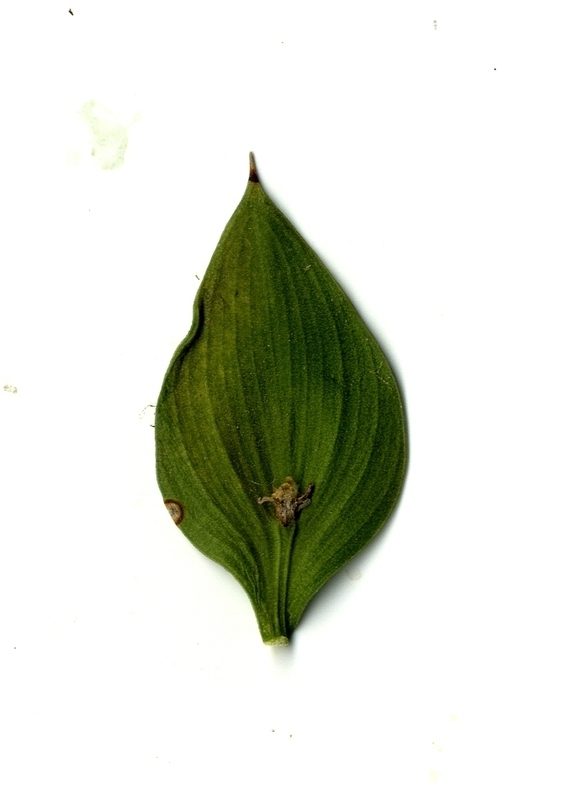
#> input picture Domasni/DomasnaRabota3/database/10677.jpg, 561 x 800 px
$ python DomasnaRabota3.14.py
#> lines starting #> are read from the running program, lines starting #| are printed output that depends on the picture; after the words box and inside, x2 and y2 are one past the last pixel; in counts of white or black regions, pixels touching at a corner belong together
import cv2
import numpy as np

img = cv2.imread('database/10677.jpg')
#> img is the input picture: shape (800, 561, 3); mean B, G, R 213.6, 223.9, 220.7
gray = cv2.cvtColor(img, cv2.COLOR_BGR2GRAY)
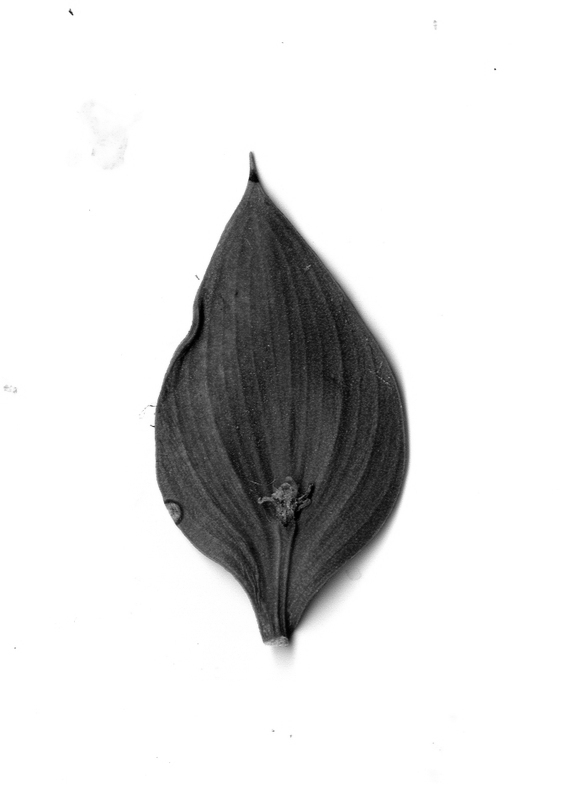
#> gray: shape (800, 561); min 0, max 255, mean 221.8
ret, thresh = cv2.threshold(gray, 0, 255, cv2.THRESH_BINARY_INV + cv2.THRESH_OTSU)
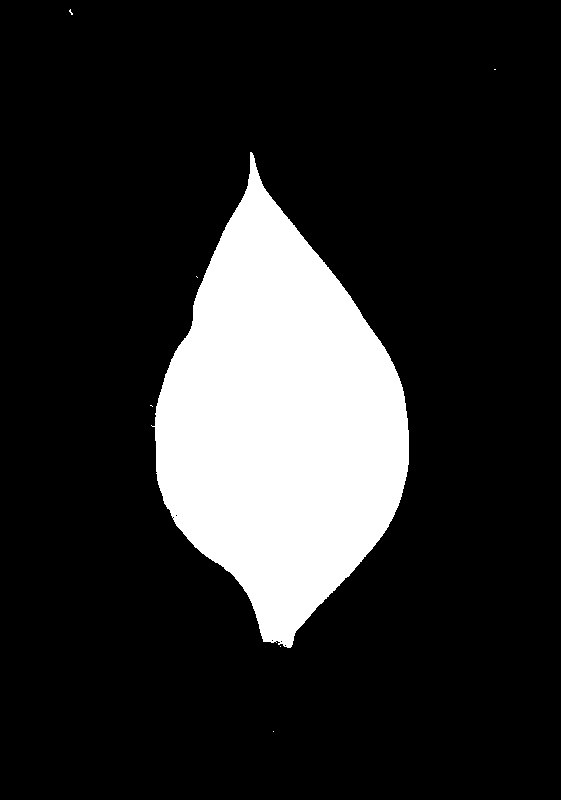
#> thresh: shape (800, 561); 16.6% white; 7 white regions (6 under 20 px)
#> ret = 156
contours, _ = cv2.findContours(thresh, cv2.RETR_EXTERNAL, cv2.CHAIN_APPROX_SIMPLE)
#> contours = 7 contours, 6 with area under 20; largest, box (x1, y1, x2, y2) and area: (151, 152, 409, 648) 74080
contour_img = np.zeros_like(img)
cv2.drawContours(contour_img, contours, -1, (0, 140, 0), 2)
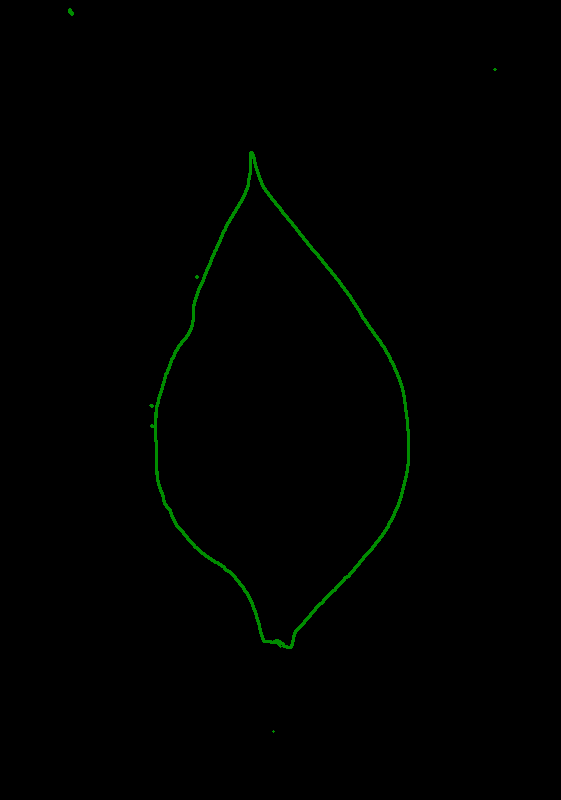
#> contour_img: shape (800, 561, 3); mean of channels 0, 1, 2 0, 1.3, 0; drawn as B, G, R
cv2.imshow('Original Image', img)
cv2.imshow('Segmentation', thresh)
processed_img = cv2.medianBlur(thresh, 5)
#> processed_img: shape (800, 561); 16.6% white; 1 white region, box (x1, y1, x2, y2) and area: (154, 154, 409, 648) 74589
cv2.imshow('Processed Image', processed_img)
cv2.imshow('Image with Contours', contour_img)
cv2.waitKey(0)
cv2.destroyAllWindows()

$ run again, with Domasni/DomasnaRabota3/database/10000.jpg copied over Domasni/DomasnaRabota3/database/10677.jpg
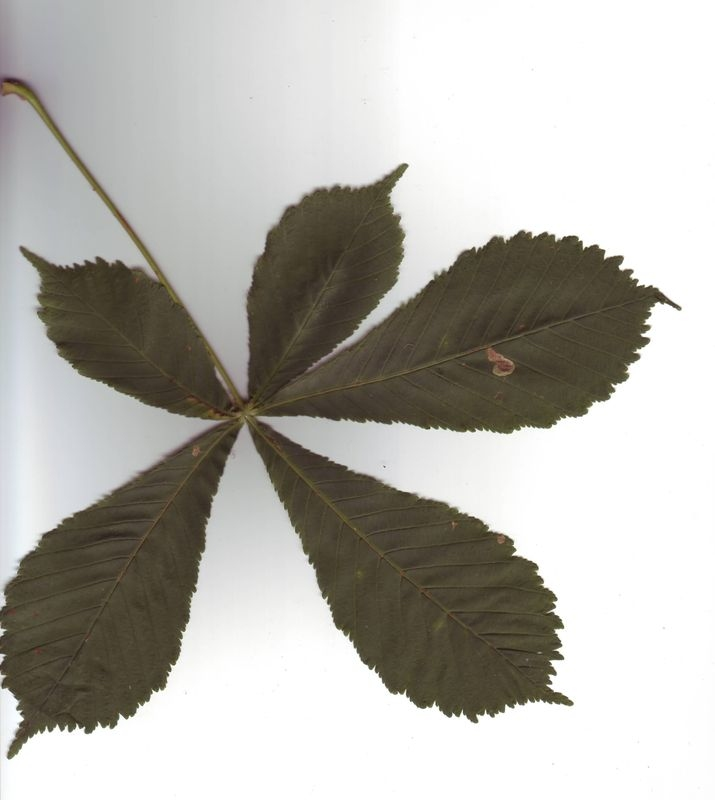
#> input picture Domasni/DomasnaRabota3/database/10000.jpg, 715 x 800 px
#> img is the input picture: shape (800, 715, 3); mean B, G, R 173.9, 179.8, 181.8
#> `ret, thresh = cv2.threshold(gray, 0, 255, cv2.THRESH_BINARY_INV + cv2...`:
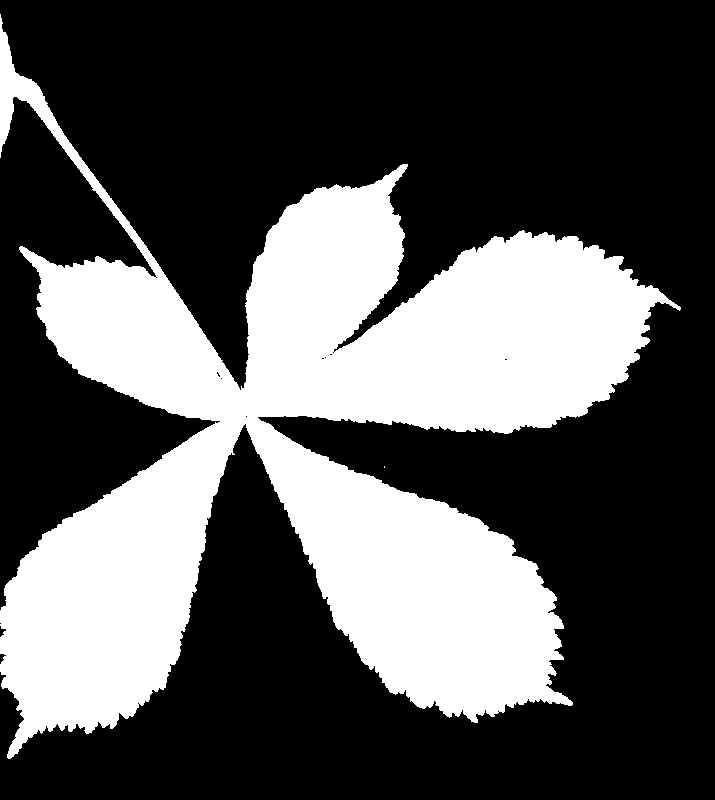
#> thresh: shape (800, 715); 33% white; 2 white regions (1 under 20 px)
#> ret = 151
#> contours = 2 contours, 1 with area under 20; largest, box (x1, y1, x2, y2) and area: (0, 14, 681, 759) 186296
#> `processed_img = cv2.medianBlur(thresh, 5)`:
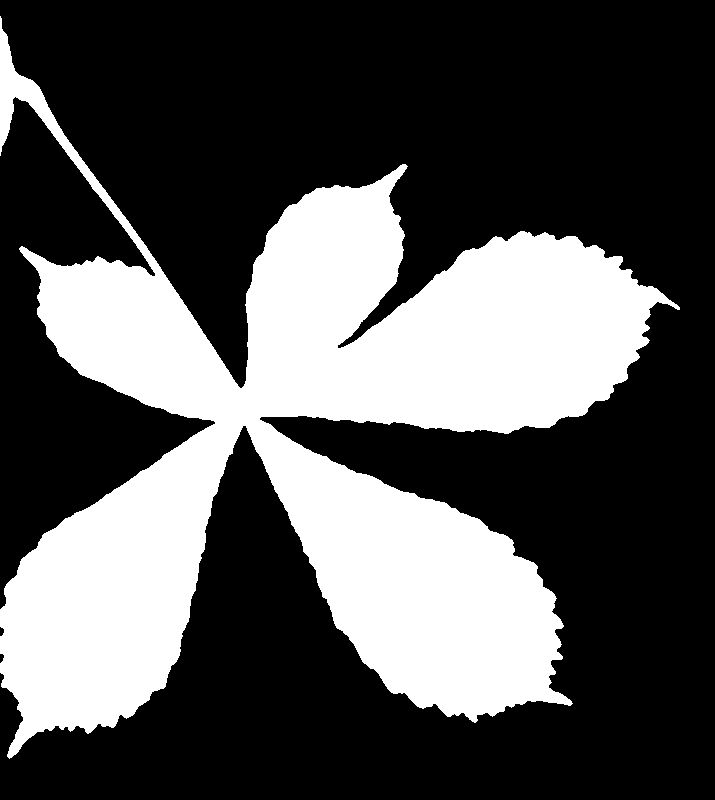
#> processed_img: shape (800, 715); 33% white; 1 white region, box (x1, y1, x2, y2) and area: (0, 16, 680, 759) 188844

$ run again, with Domasni/DomasnaRabota3/database/10001.jpg copied over Domasni/DomasnaRabota3/database/10677.jpg
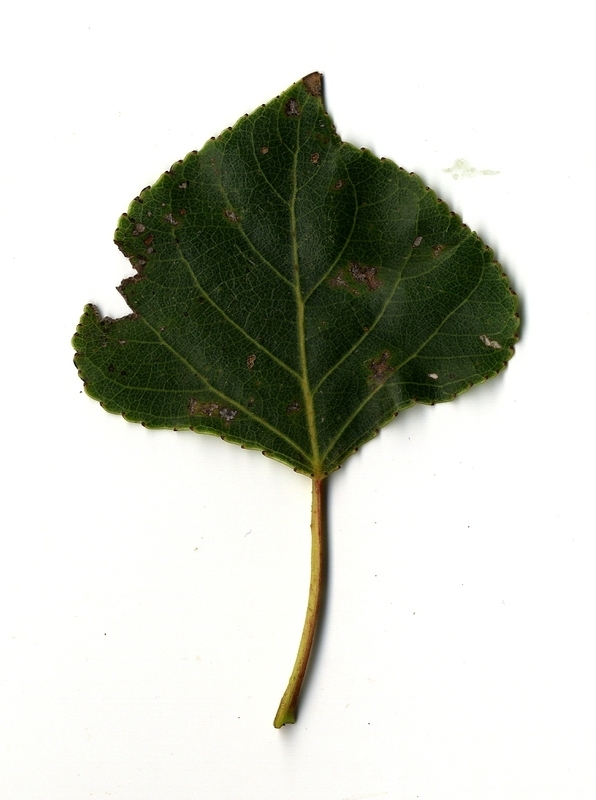
#> input picture Domasni/DomasnaRabota3/database/10001.jpg, 596 x 800 px
#> img is the input picture: shape (800, 596, 3); mean B, G, R 195.5, 204.3, 201.6
#> `ret, thresh = cv2.threshold(gray, 0, 255, cv2.THRESH_BINARY_INV + cv2...`:
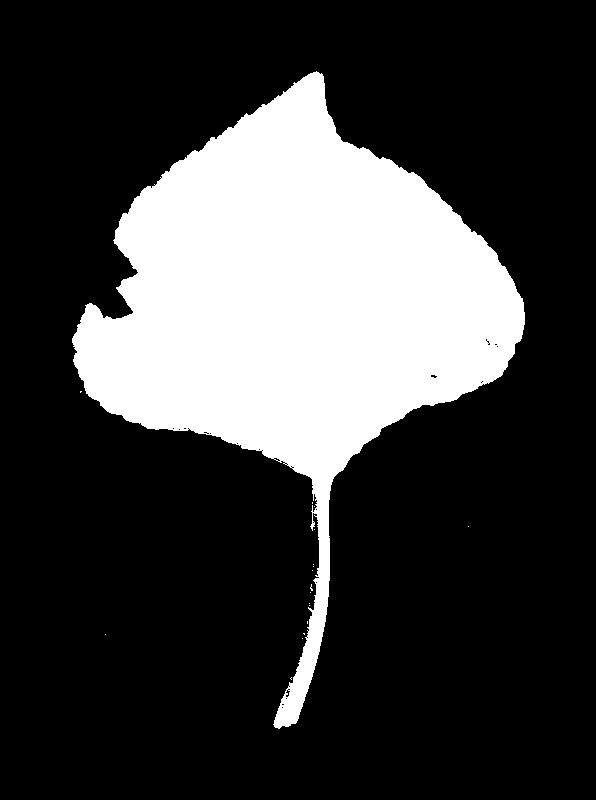
#> thresh: shape (800, 596); 24.1% white; 18 white regions (17 under 20 px)
#> ret = 148
#> contours = 18 contours, 17 with area under 20; largest, box (x1, y1, x2, y2) and area: (72, 71, 525, 729) 113786
#> `processed_img = cv2.medianBlur(thresh, 5)`:
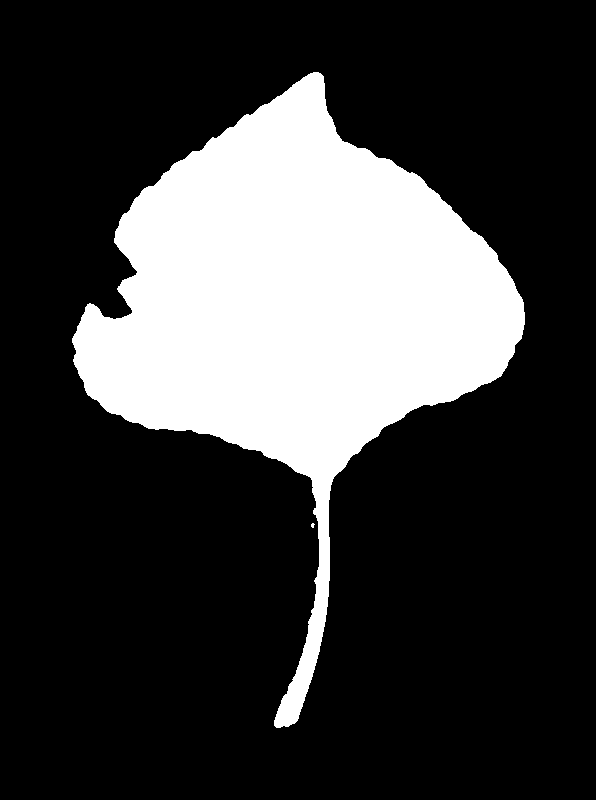
#> processed_img: shape (800, 596); 24.1% white; 2 white regions (1 under 20 px), largest, box (x1, y1, x2, y2) and area: (72, 72, 525, 728) 114679
